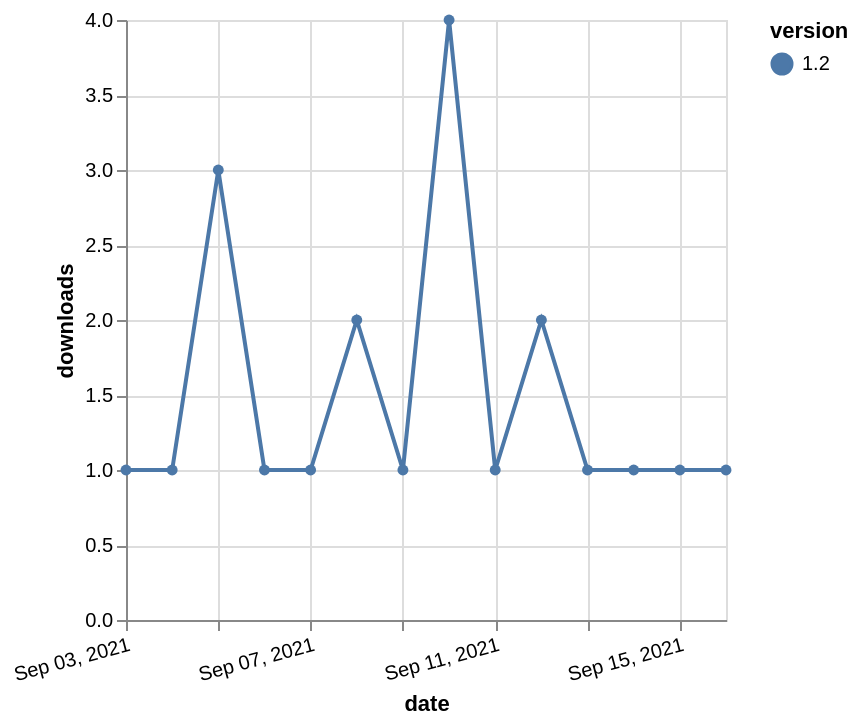

Source (Vega-Lite JSON):
### Vega-Lite specification from a JSON file in a GitHub repository (floating-point values rounded to 4 significant figures)
{"$schema": "https://vega.github.io/schema/vega-lite/v5.json", "description": "A simple bar chart with embedded data.", "data": {"values": [{"date": "2021-09-03", "total": 244, "delta": 1, "version": "1.2"}, {"date": "2021-09-04", "total": 245, "delta": 1, "version": "1.2"}, {"date": "2021-09-05", "total": 248, "delta": 3, "version": "1.2"}, {"date": "2021-09-06", "total": 249, "delta": 1, "version": "1.2"}, {"date": "2021-09-07", "total": 250, "delta": 1, "version": "1.2"}, {"date": "2021-09-08", "total": 252, "delta": 2, "version": "1.2"}, {"date": "2021-09-09", "total": 253, "delta": 1, "version": "1.2"}, {"date": "2021-09-10", "total": 257, "delta": 4, "version": "1.2"}, {"date": "2021-09-11", "total": 258, "delta": 1, "version": "1.2"}, {"date": "2021-09-12", "total": 260, "delta": 2, "version": "1.2"}, {"date": "2021-09-13", "total": 261, "delta": 1, "version": "1.2"}, {"date": "2021-09-14", "total": 262, "delta": 1, "version": "1.2"}, {"date": "2021-09-15", "total": 263, "delta": 1, "version": "1.2"}, {"date": "2021-09-16", "total": 264, "delta": 1, "version": "1.2"}]}, "width": "container", "mark": {"type": "line", "point": {"filled": true}}, "encoding": {"x": {"field": "date", "type": "temporal", "timeUnit": "yearmonthdate", "title": "date", "axis": {"labelAngle": -15}}, "y": {"field": "delta", "type": "quantitative", "title": "downloads"}, "color": {"field": "version", "type": "nominal"}, "tooltip": {"field": "delta"}}}
